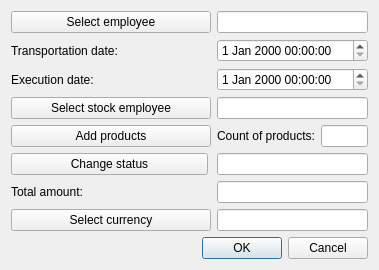
<?xml version="1.0" encoding="UTF-8"?>
<ui version="4.0">
 <class>CreateTransport</class>
 <widget class="QDialog" name="CreateTransport">
  <property name="geometry">
   <rect>
    <x>0</x>
    <y>0</y>
    <width>379</width>
    <height>270</height>
   </rect>
  </property>
  <property name="windowTitle">
   <string>Create/Update transport</string>
  </property>
  <property name="locale">
   <locale language="English" country="UnitedStates"/>
  </property>
  <property name="modal">
   <bool>false</bool>
  </property>
  <layout class="QGridLayout" name="gridLayout">
   <property name="leftMargin">
    <number>11</number>
   </property>
   <property name="topMargin">
    <number>11</number>
   </property>
   <property name="rightMargin">
    <number>11</number>
   </property>
   <property name="bottomMargin">
    <number>11</number>
   </property>
   <item row="7" column="1" colspan="2">
    <widget class="QLineEdit" name="currencyEdit">
     <property name="readOnly">
      <bool>true</bool>
     </property>
    </widget>
   </item>
   <item row="6" column="0">
    <widget class="QLabel" name="sumLb">
     <property name="text">
      <string>Total amount:</string>
     </property>
    </widget>
   </item>
   <item row="1" column="0">
    <widget class="QLabel" name="dateLb">
     <property name="text">
      <string>Transportation date:</string>
     </property>
    </widget>
   </item>
   <item row="3" column="1" colspan="2">
    <widget class="QLineEdit" name="stockEmployeeEdit">
     <property name="toolTip">
      <string>&lt;html&gt;&lt;head/&gt;&lt;body&gt;&lt;p&gt;Enter employee ID&lt;/p&gt;&lt;/body&gt;&lt;/html&gt;</string>
     </property>
     <property name="readOnly">
      <bool>true</bool>
     </property>
    </widget>
   </item>
   <item row="8" column="0" colspan="3">
    <layout class="QHBoxLayout" name="horizontalLayout">
     <item>
      <spacer name="horizontalSpacer">
       <property name="orientation">
        <enum>Qt::Horizontal</enum>
       </property>
       <property name="sizeHint" stdset="0">
        <size>
         <width>40</width>
         <height>20</height>
        </size>
       </property>
      </spacer>
     </item>
     <item>
      <widget class="QPushButton" name="okBtn">
       <property name="text">
        <string>OK</string>
       </property>
      </widget>
     </item>
     <item>
      <widget class="QPushButton" name="cancelBtn">
       <property name="text">
        <string>Cancel</string>
       </property>
      </widget>
     </item>
    </layout>
   </item>
   <item row="0" column="1" colspan="2">
    <widget class="QLineEdit" name="employeeEdit">
     <property name="toolTip">
      <string>&lt;html&gt;&lt;head/&gt;&lt;body&gt;&lt;p&gt;Enter client ID&lt;/p&gt;&lt;/body&gt;&lt;/html&gt;</string>
     </property>
     <property name="readOnly">
      <bool>true</bool>
     </property>
    </widget>
   </item>
   <item row="1" column="1" colspan="2">
    <widget class="QDateTimeEdit" name="dateEdit"/>
   </item>
   <item row="4" column="1">
    <widget class="QLabel" name="prodCountLb">
     <property name="text">
      <string>Count of products:</string>
     </property>
    </widget>
   </item>
   <item row="7" column="0">
    <widget class="QPushButton" name="currencyBtn">
     <property name="text">
      <string>Select currency</string>
     </property>
    </widget>
   </item>
   <item row="0" column="0">
    <widget class="QPushButton" name="employeeBtn">
     <property name="minimumSize">
      <size>
       <width>200</width>
       <height>0</height>
      </size>
     </property>
     <property name="text">
      <string>Select employee</string>
     </property>
    </widget>
   </item>
   <item row="4" column="0">
    <widget class="QPushButton" name="addProdBtn">
     <property name="text">
      <string>Add products</string>
     </property>
    </widget>
   </item>
   <item row="4" column="2">
    <widget class="QLineEdit" name="prodCountEdit">
     <property name="readOnly">
      <bool>true</bool>
     </property>
    </widget>
   </item>
   <item row="6" column="1" colspan="2">
    <widget class="QLineEdit" name="sumEdit">
     <property name="readOnly">
      <bool>true</bool>
     </property>
    </widget>
   </item>
   <item row="2" column="0" colspan="3">
    <widget class="QWidget" name="execDateWidget" native="true">
     <layout class="QHBoxLayout" name="horizontalLayout_2">
      <property name="spacing">
       <number>9</number>
      </property>
      <property name="leftMargin">
       <number>0</number>
      </property>
      <property name="topMargin">
       <number>0</number>
      </property>
      <property name="rightMargin">
       <number>0</number>
      </property>
      <property name="bottomMargin">
       <number>0</number>
      </property>
      <item>
       <widget class="QLabel" name="execDateLb">
        <property name="sizePolicy">
         <sizepolicy hsizetype="Fixed" vsizetype="Preferred">
          <horstretch>0</horstretch>
          <verstretch>0</verstretch>
         </sizepolicy>
        </property>
        <property name="minimumSize">
         <size>
          <width>197</width>
          <height>0</height>
         </size>
        </property>
        <property name="text">
         <string>Execution date:</string>
        </property>
       </widget>
      </item>
      <item>
       <widget class="QDateTimeEdit" name="execDateEdit"/>
      </item>
     </layout>
    </widget>
   </item>
   <item row="3" column="0">
    <widget class="QPushButton" name="stockEmployeeBtn">
     <property name="text">
      <string>Select stock employee</string>
     </property>
    </widget>
   </item>
   <item row="5" column="0" colspan="3">
    <widget class="QWidget" name="statusWidget" native="true">
     <layout class="QHBoxLayout" name="horizontalLayout_3">
      <property name="spacing">
       <number>9</number>
      </property>
      <property name="leftMargin">
       <number>0</number>
      </property>
      <property name="topMargin">
       <number>0</number>
      </property>
      <property name="rightMargin">
       <number>0</number>
      </property>
      <property name="bottomMargin">
       <number>0</number>
      </property>
      <item>
       <widget class="QPushButton" name="statusBtn">
        <property name="sizePolicy">
         <sizepolicy hsizetype="Fixed" vsizetype="Fixed">
          <horstretch>0</horstretch>
          <verstretch>0</verstretch>
         </sizepolicy>
        </property>
        <property name="minimumSize">
         <size>
          <width>197</width>
          <height>0</height>
         </size>
        </property>
        <property name="text">
         <string>Change status</string>
        </property>
       </widget>
      </item>
      <item>
       <widget class="QLineEdit" name="statusEdit">
        <property name="readOnly">
         <bool>true</bool>
        </property>
       </widget>
      </item>
     </layout>
    </widget>
   </item>
  </layout>
 </widget>
 <tabstops>
  <tabstop>employeeBtn</tabstop>
  <tabstop>employeeEdit</tabstop>
  <tabstop>stockEmployeeBtn</tabstop>
  <tabstop>stockEmployeeEdit</tabstop>
  <tabstop>addProdBtn</tabstop>
  <tabstop>prodCountEdit</tabstop>
  <tabstop>sumEdit</tabstop>
  <tabstop>currencyBtn</tabstop>
  <tabstop>currencyEdit</tabstop>
  <tabstop>okBtn</tabstop>
  <tabstop>cancelBtn</tabstop>
 </tabstops>
 <resources/>
 <connections/>
</ui>
